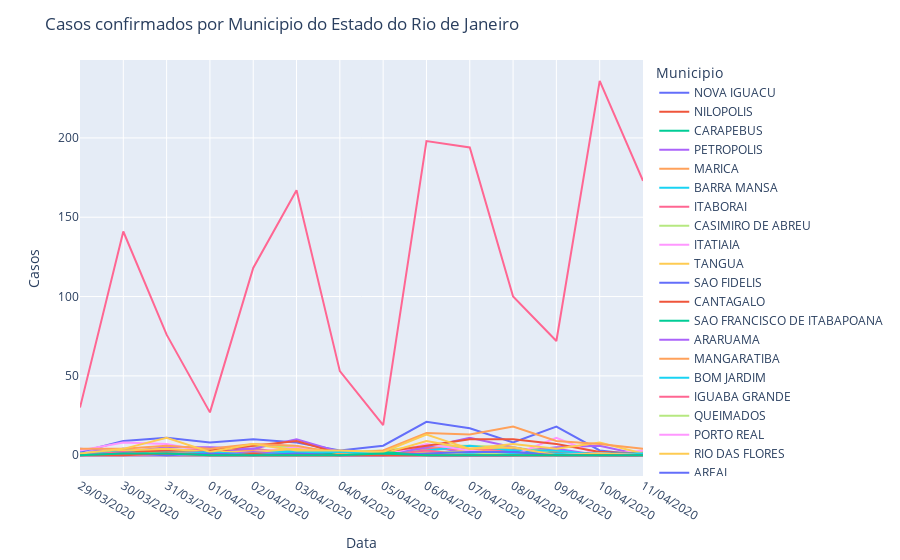

Source (notebook cell):
### Code cell
fig = px.line(df, x = 'Data', y = 'Casos', line_group = 'Municipio', render_mode = 'svg', color = 'Municipio')
fig.update_layout(title = 'Casos confirmados por Municipio do Estado do Rio de Janeiro')
fig.show()
